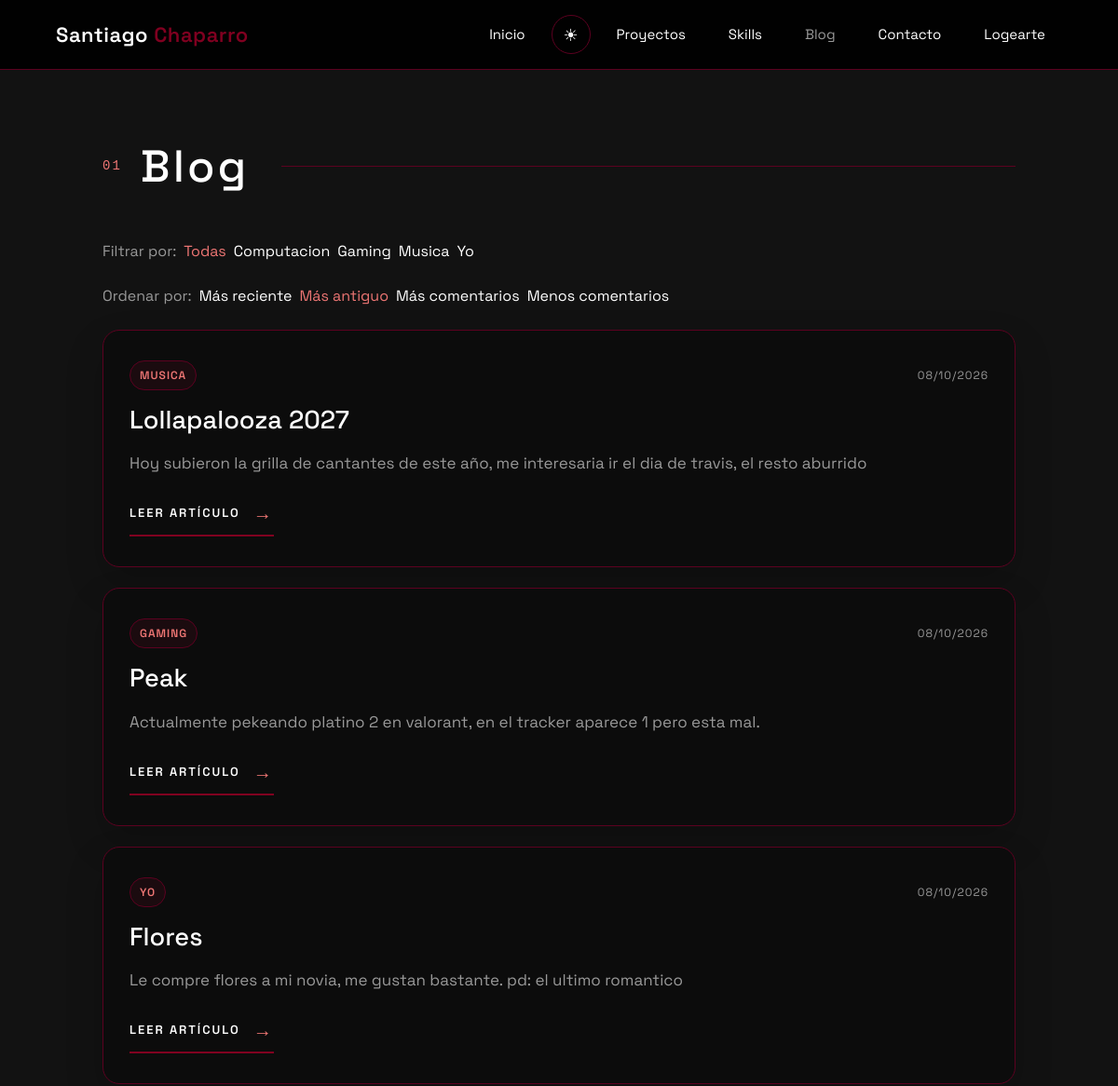
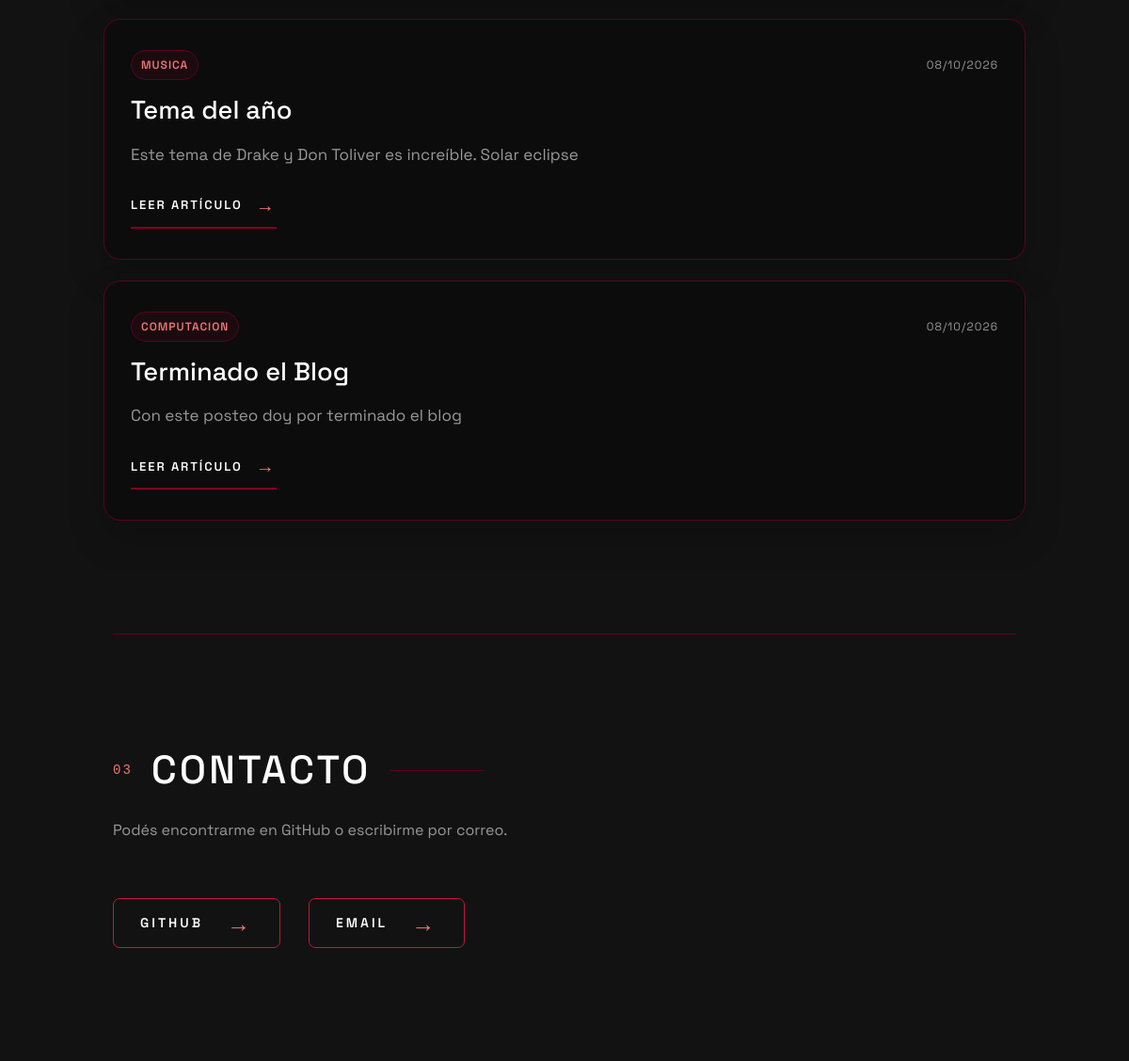
/blog/?sort=oldest, run on the app's committed database (2 pictures, top to bottom).
### blog/models.py (models this page shows, shortened)
class Tag(models.Model):
    name = models.CharField(max_length=50, unique=True)
    slug = models.SlugField(unique=True)
    class Meta:
        ordering = ['name']

class Post (models.Model):
    title = models.CharField(max_length=200)
    slug = models.SlugField()
    content = models.TextField()
    image = models.ImageField(upload_to='images/', blank=True, null=True)
    tags = models.ManyToManyField(Tag, related_name='posts', blank=True)
    created_at = models.DateTimeField(auto_now_add=True)
    updated_at = models.DateTimeField(auto_now=True)

### blog/views.py (the view)
# urls.py: path('', views.index, name='index'),
def index(request):
    sort_options = {
        'newest': ('-created_at',),
        'oldest': ('created_at',),
        'most_comments': ('-comment_count', '-created_at'),
        'fewest_comments': ('comment_count', '-created_at'),
    }
    selected_sort = request.GET.get('sort', 'newest')
    if selected_sort not in sort_options:
        selected_sort = 'newest'
    posts = Post.objects.prefetch_related('tags')
    if selected_sort in ('most_comments', 'fewest_comments'):
        posts = posts.annotate(comment_count=Count('comments'))
    posts = posts.order_by(*sort_options[selected_sort])
    selected_tag = request.GET.get('tag')
    if selected_tag:
        posts = posts.filter(tags__slug=selected_tag)
    return render(request, 'blog/index.html', {
        'posts': posts,
        'tags': Tag.objects.all(),
        'selected_tag': selected_tag,
        'selected_sort': selected_sort,
    })

### blog/templates/blog/index.html
{% extends "blog/layout.html" %}
{% block blog %}
<section class="blog-shell blog-list-section">
    <div class="blog-header-copy">
        <span>01</span>
        <h1>Blog</h1>
    </div>
    <nav class="blog-tag-filters" aria-label="Filtrar publicaciones por etiqueta">
        <span>Filtrar por:</span>
        <a href="{% url 'blog:index' %}{% if selected_sort != 'newest' %}?sort={{ selected_sort }}{% endif %}" class="{% if not selected_tag %}active{% endif %}">Todas</a>
        {% for tag in tags %}
            <a href="{% url 'blog:index' %}?tag={{ tag.slug }}{% if selected_sort != 'newest' %}&amp;sort={{ selected_sort }}{% endif %}" class="{% if selected_tag == tag.slug %}active{% endif %}">{{ tag.name }}</a>
        {% endfor %}
    </nav>
    <nav class="blog-tag-filters" aria-label="Ordenar publicaciones">
        <span>Ordenar por:</span>
        <a href="{% url 'blog:index' %}?{% if selected_tag %}tag={{ selected_tag }}&amp;{% endif %}sort=newest" class="{% if selected_sort == 'newest' %}active{% endif %}">Más reciente</a>
        <a href="{% url 'blog:index' %}?{% if selected_tag %}tag={{ selected_tag }}&amp;{% endif %}sort=oldest" class="{% if selected_sort == 'oldest' %}active{% endif %}">Más antiguo</a>
        <a href="{% url 'blog:index' %}?{% if selected_tag %}tag={{ selected_tag }}&amp;{% endif %}sort=most_comments" class="{% if selected_sort == 'most_comments' %}active{% endif %}">Más comentarios</a>
        <a href="{% url 'blog:index' %}?{% if selected_tag %}tag={{ selected_tag }}&amp;{% endif %}sort=fewest_comments" class="{% if selected_sort == 'fewest_comments' %}active{% endif %}">Menos comentarios</a>
    </nav>
    <div class="blog-list">
        {% for post in posts %}
            <article class="blog-card">
                <div class="blog-card-meta">
                    <div class="blog-card-tags">
                        {% for tag in post.tags.all %}
                            <a class="blog-tag" href="{% url 'blog:index' %}?tag={{ tag.slug }}{% if selected_sort != 'newest' %}&amp;sort={{ selected_sort }}{% endif %}">{{ tag.name }}</a>
                        {% empty %}
                            <span class="blog-tag">POST</span>
                        {% endfor %}
                    </div>
                    <time>{{ post.created_at|date:"d/m/Y" }}</time>
                </div>
                <h2>
                    <a href="{% url 'blog:detail' post.slug %}">{{ post.title }}</a>
                </h2>
                <p>
                    {{ post.content|truncatechars:180 }}
                </p>
                <a href="{% url 'blog:detail' post.slug %}" class="blog-link">
                    Leer artículo
                    <span>→</span>
                </a>
            </article>
        {% empty %}
            <article class="blog-card empty-state">
                <h2>Todavía no hay publicaciones.</h2>
                <p>Pronto estaré subiendo contenido sobre este tópico.</p>
            </article>
        {% endfor %}
    </div>
</section>
{% endblock %}

### portfolio/static/portfolio/style.css (style rules this page uses)
:root { --bg-color: #121212; --header-color: rgba(0, 0, 0, 0.92); --text-color: #ffffff; --secondary-text: #999999; --muted-text: #a9a9a9; --accent-color: #800020; --accent-light: #ee7674; --accent-border: #5c0120; --border-color: #333333; --code-bg: rgba(13, 13, 13, 0.92); --code-text: #aaaaaa; --code-divider: #2a2a2a; --code-blue-color: #9bb4c7; --on-accent: #ffffff; }
html { background-color: var(--bg-color); transition: background-color 0.3s ease; }
body { margin: 0; background-color: var(--bg-color); color: var(--text-color); font-family: "Space Grotesk", sans-serif; transition: background-color 0.3s ease, color 0.3s ease; }

### blog/static/blog/style.css (style rules this page uses)
:root { --blog-muted: var(--secondary-text); }
body { background-color: var(--bg-color); color: var(--text-color); transition: background-color 0.3s ease, color 0.3s ease; }
.blog-shell { max-width: 1100px; margin: 0 auto; padding: 60px 5% 120px; }
.blog-header-copy { display: flex; align-items: center; gap: 20px; margin-bottom: 50px; }
.blog-header-copy span { color: var(--accent-light); font-family: "Courier New", monospace; font-size: 14px; letter-spacing: 2px; }
.blog-header-copy h1 { margin: 0; color: var(--text-color); font-size: clamp(2.1rem, 4vw, 3rem); letter-spacing: 3px; }
.blog-header-copy::after { content: ""; display: block; flex: 1; height: 1px; background: var(--accent-border); margin-left: 15px; }
.blog-list { display: flex; flex-direction: column; gap: 22px; }
.blog-tag-filters, .blog-card-tags { display: flex; flex-wrap: wrap; align-items: center; gap: 8px; }
.blog-tag-filters { margin: 0 0 24px; color: var(--secondary-text); }
.blog-tag-filters a { color: var(--text-color); text-decoration: none; }
.blog-tag-filters a.active, .blog-tag-filters a:hover { color: var(--accent-light); }
.blog-card { --card-bg: var(--code-bg); --card-text: var(--text-color); --card-secondary: var(--secondary-text); padding: 32px 28px; border: 1px solid var(--accent-border); border-radius: 18px; background: var(--card-bg); box-shadow: 0 18px 40px rgba(0, 0, 0, 0.18); }
.blog-card-meta { display: flex; align-items: center; justify-content: space-between; gap: 10px; margin-bottom: 16px; color: var(--card-secondary); font-size: 12px; letter-spacing: 1px; text-transform: uppercase; }
.blog-tag { display: inline-block; padding: 6px 10px; border: 1px solid var(--accent-border); border-radius: 999px; background: rgba(128, 0, 32, 0.12); color: var(--accent-light); font-weight: 600; }
.blog-card-tags a { text-decoration: none; }
.blog-card h2 { margin: 0 0 16px; color: var(--card-text); font-size: clamp(1.7rem, 2vw, 2.2rem); }
.blog-card h2 a { color: var(--card-text); text-decoration: none; transition: color 0.2s ease; }
.blog-card p { color: var(--card-secondary); font-size: 17px; line-height: 1.7; margin: 0 0 24px; }
.blog-link { display: inline-flex; align-items: center; gap: 14px; color: var(--card-text); text-decoration: none; font-size: 13px; letter-spacing: 2px; font-weight: 600; text-transform: uppercase; border-bottom: 2px solid var(--accent-color); padding-bottom: 8px; }
.blog-link span { color: var(--accent-light); font-size: 20px; transition: transform 0.2s ease; }

### data on the page
Tag: name "Computacion", name "COMPUTACION"
Tag: name "Gaming", name "GAMING"
Tag: name "Musica", name "MUSICA"
Tag: name "Yo", name "YO"
Post: created_at "08/10/2026", title "Lollapalooza 2027", content "Hoy subieron la grilla de cantantes de este año, me interesaria ir el dia de travis, el resto aburrido"
Post: created_at "08/10/2026", title "Peak", content "Actualmente pekeando platino 2 en valorant, en el tracker aparece 1 pero esta mal."
Post: created_at "08/10/2026", title "Flores", content "Le compre flores a mi novia, me gustan bastante. pd: el ultimo romantico"
Post: created_at "08/10/2026", title "Tema del año", content "Este tema de Drake y Don Toliver es increíble. Solar eclipse"
Post: created_at "08/10/2026", title "Terminado el Blog", content "Con este posteo doy por terminado el blog"
